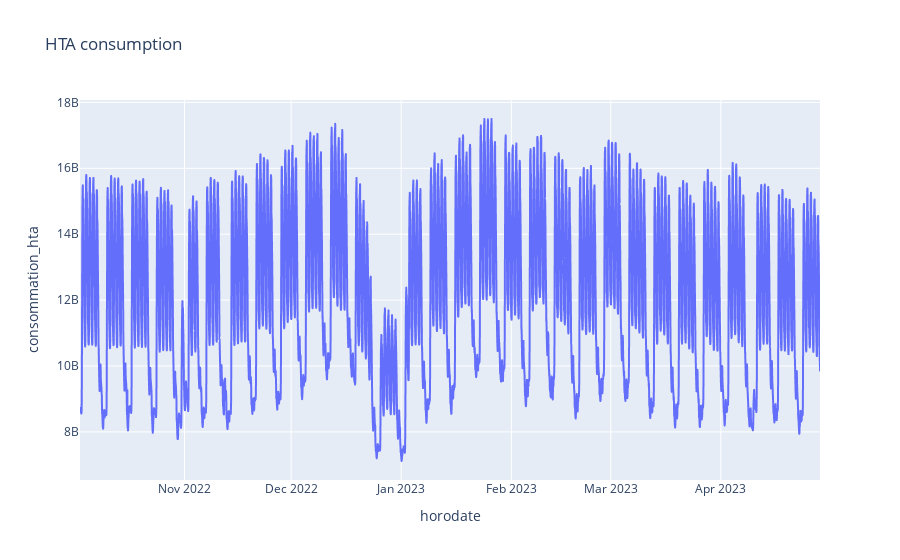

The notebook cell saved with this chart:
### Markdown cell above
Plot time serie

### Code cell
fig = px.line(
    df,
    x="horodate",
    y="consommation_hta",
    title='HTA consumption'
    )
fig.show()

### Figure 1 — Plotly figure (JSON) as saved in the notebook; plotly's stock layout.template omitted (floating-point values rounded to 4 significant figures; data arrays with more than 128 entries replaced by an {"elided": "..."} marker saying what was removed)
{"data": [{"hovertemplate": "horodate=%{x}<br>consommation_hta=%{y}<extra></extra>", "legendgroup": "", "line": {"color": "#636efa", "dash": "solid"}, "marker": {"symbol": "circle"}, "mode": "lines", "name": "", "showlegend": false, "type": "scattergl", "x": {"elided": "10000 str values"}, "xaxis": "x", "y": {"elided": "10000 int values"}, "yaxis": "y"}], "layout": {"legend": {"tracegroupgap": 0}, "title": {"text": "HTA consumption"}, "xaxis": {"anchor": "y", "domain": [0, 1], "title": {"text": "horodate"}}, "yaxis": {"anchor": "x", "domain": [0, 1], "title": {"text": "consommation_hta"}}}}
